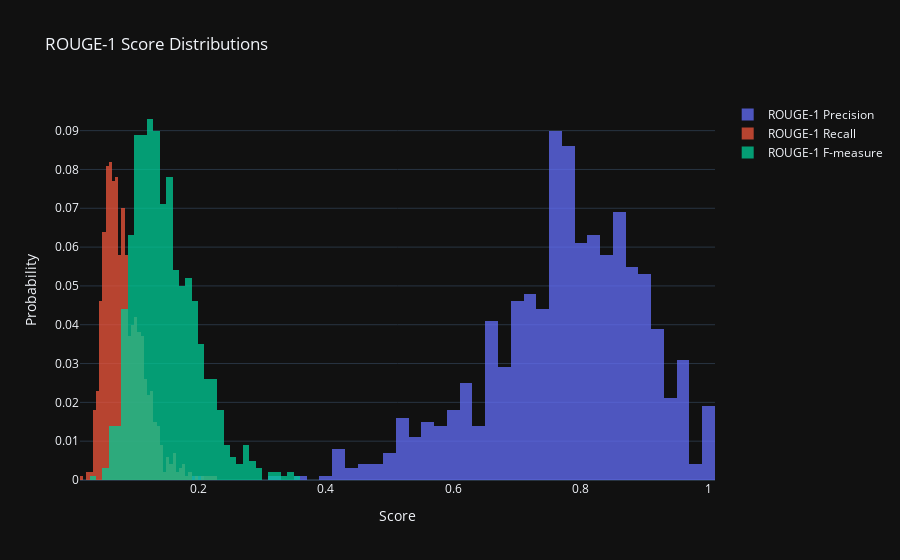

Notebook cell for this chart:
### Code cell
fig = go.Figure()
fig.add_trace(go.Histogram(
    x=scores_df["rouge1_precision"],
    name="ROUGE-1 Precision",
    histnorm='probability',
    opacity=0.75
))

fig.add_trace(go.Histogram(
    x=scores_df["rouge1_recall"],
    name="ROUGE-1 Recall",
    histnorm='probability',
    opacity=0.75
))

fig.add_trace(go.Histogram(
    x=scores_df["rouge1_fmeasure"],
    name="ROUGE-1 F-measure",
    histnorm='probability',
    opacity=0.75
))

fig.update_layout(
    barmode='overlay',
    title='ROUGE-1 Score Distributions',
    xaxis_title='Score',
    yaxis_title='Probability',
    template='plotly_dark'
)

fig.show()

### Figure 1 — Plotly figure (JSON) as saved in the notebook; plotly's stock layout.template omitted (floating-point values rounded to 4 significant figures; data arrays with more than 128 entries replaced by an {"elided": "..."} marker saying what was removed)
{"data": [{"histnorm": "probability", "name": "ROUGE-1 Precision", "opacity": 0.75, "type": "histogram", "x": {"elided": "1000 float values"}}, {"histnorm": "probability", "name": "ROUGE-1 Recall", "opacity": 0.75, "type": "histogram", "x": {"elided": "1000 float values"}}, {"histnorm": "probability", "name": "ROUGE-1 F-measure", "opacity": 0.75, "type": "histogram", "x": {"elided": "1000 float values"}}], "layout": {"barmode": "overlay", "title": {"text": "ROUGE-1 Score Distributions"}, "xaxis": {"title": {"text": "Score"}}, "yaxis": {"title": {"text": "Probability"}}}}
